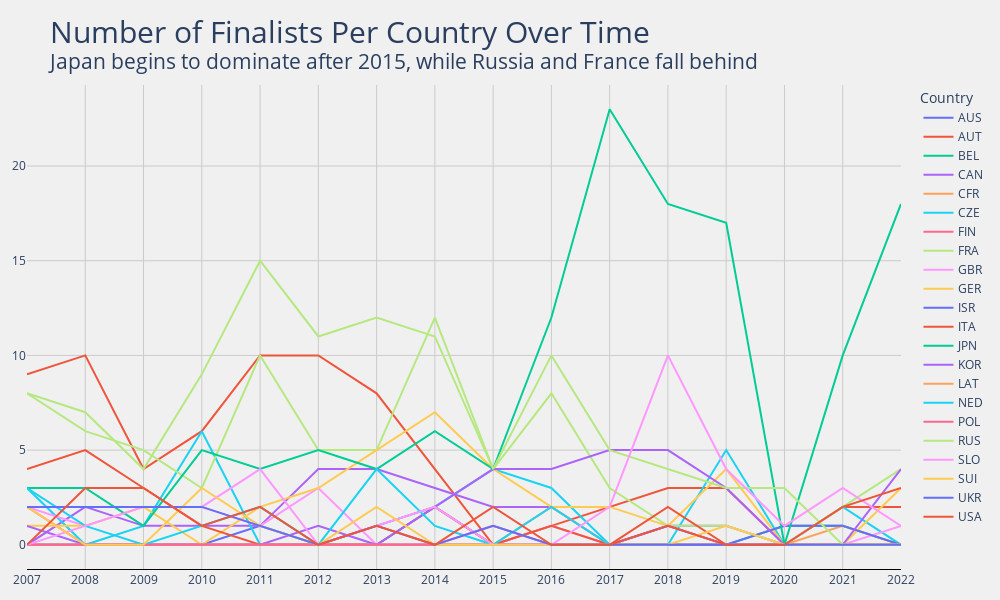

Notebook code cell kept with this figure:
### Code cell
fig = px.line(country_perf,
              width=1000,
              height=600)
fig.update_layout(
    title = dict(text=title, font=dict(size=30)),
    plot_bgcolor = '#f0f0f0',
    paper_bgcolor = '#f0f0f0',
    yaxis_title = None,
    xaxis_title = None,
    margin=dict(l=25, r=25, t=85, b=25)
)
fig.update_xaxes(
    showline=True,
    linecolor='black',
    gridcolor='#cbcbcb'
)
fig.update_yaxes(
    showticklabels=True,
    gridcolor='#cbcbcb'
)

### Figure 1 — Plotly figure (JSON) as saved in the notebook; plotly's stock layout.template omitted (floating-point values rounded to 4 significant figures)
{"data": [{"hovertemplate": "Country=AUS<br>Year=%{x}<br>value=%{y}<extra></extra>", "legendgroup": "AUS", "line": {"color": "#636efa", "dash": "solid"}, "marker": {"symbol": "circle"}, "mode": "lines", "name": "AUS", "orientation": "v", "showlegend": true, "type": "scatter", "x": ["2007", "2008", "2009", "2010", "2011", "2012", "2013", "2014", "2015", "2016", "2017", "2018", "2019", "2020", "2021", "2022"], "xaxis": "x", "y": [0, 0, 0, 0, 1, 0, 1, 2, 0, 0, 0, 0, 0, 0, 0, 0], "yaxis": "y"}, {"hovertemplate": "Country=AUT<br>Year=%{x}<br>value=%{y}<extra></extra>", "legendgroup": "AUT", "line": {"color": "#EF553B", "dash": "solid"}, "marker": {"symbol": "circle"}, "mode": "lines", "name": "AUT", "orientation": "v", "showlegend": true, "type": "scatter", "x": ["2007", "2008", "2009", "2010", "2011", "2012", "2013", "2014", "2015", "2016", "2017", "2018", "2019", "2020", "2021", "2022"], "xaxis": "x", "y": [9, 10, 4, 6, 10, 10, 8, 4, 0, 1, 2, 3, 3, 0, 2, 2], "yaxis": "y"}, {"hovertemplate": "Country=BEL<br>Year=%{x}<br>value=%{y}<extra></extra>", "legendgroup": "BEL", "line": {"color": "#00cc96", "dash": "solid"}, "marker": {"symbol": "circle"}, "mode": "lines", "name": "BEL", "orientation": "v", "showlegend": true, "type": "scatter", "x": ["2007", "2008", "2009", "2010", "2011", "2012", "2013", "2014", "2015", "2016", "2017", "2018", "2019", "2020", "2021", "2022"], "xaxis": "x", "y": [0, 0, 0, 0, 0, 0, 0, 0, 0, 0, 0, 0, 0, 1, 1, 0], "yaxis": "y"}, {"hovertemplate": "Country=CAN<br>Year=%{x}<br>value=%{y}<extra></extra>", "legendgroup": "CAN", "line": {"color": "#ab63fa", "dash": "solid"}, "marker": {"symbol": "circle"}, "mode": "lines", "name": "CAN", "orientation": "v", "showlegend": true, "type": "scatter", "x": ["2007", "2008", "2009", "2010", "2011", "2012", "2013", "2014", "2015", "2016", "2017", "2018", "2019", "2020", "2021", "2022"], "xaxis": "x", "y": [0, 2, 1, 1, 1, 4, 4, 3, 2, 2, 0, 1, 1, 0, 0, 0], "yaxis": "y"}, {"hovertemplate": "Country=CFR<br>Year=%{x}<br>value=%{y}<extra></extra>", "legendgroup": "CFR", "line": {"color": "#FFA15A", "dash": "solid"}, "marker": {"symbol": "circle"}, "mode": "lines", "name": "CFR", "orientation": "v", "showlegend": true, "type": "scatter", "x": ["2007", "2008", "2009", "2010", "2011", "2012", "2013", "2014", "2015", "2016", "2017", "2018", "2019", "2020", "2021", "2022"], "xaxis": "x", "y": [0, 0, 0, 0, 0, 0, 0, 0, 0, 0, 0, 0, 0, 0, 1, 0], "yaxis": "y"}, {"hovertemplate": "Country=CZE<br>Year=%{x}<br>value=%{y}<extra></extra>", "legendgroup": "CZE", "line": {"color": "#19d3f3", "dash": "solid"}, "marker": {"symbol": "circle"}, "mode": "lines", "name": "CZE", "orientation": "v", "showlegend": true, "type": "scatter", "x": ["2007", "2008", "2009", "2010", "2011", "2012", "2013", "2014", "2015", "2016", "2017", "2018", "2019", "2020", "2021", "2022"], "xaxis": "x", "y": [3, 0, 1, 6, 0, 0, 0, 2, 4, 3, 0, 0, 5, 0, 2, 0], "yaxis": "y"}, {"hovertemplate": "Country=FIN<br>Year=%{x}<br>value=%{y}<extra></extra>", "legendgroup": "FIN", "line": {"color": "#FF6692", "dash": "solid"}, "marker": {"symbol": "circle"}, "mode": "lines", "name": "FIN", "orientation": "v", "showlegend": true, "type": "scatter", "x": ["2007", "2008", "2009", "2010", "2011", "2012", "2013", "2014", "2015", "2016", "2017", "2018", "2019", "2020", "2021", "2022"], "xaxis": "x", "y": [2, 0, 0, 0, 0, 0, 0, 0, 0, 0, 0, 0, 0, 0, 0, 0], "yaxis": "y"}, {"hovertemplate": "Country=FRA<br>Year=%{x}<br>value=%{y}<extra></extra>", "legendgroup": "FRA", "line": {"color": "#B6E880", "dash": "solid"}, "marker": {"symbol": "circle"}, "mode": "lines", "name": "FRA", "orientation": "v", "showlegend": true, "type": "scatter", "x": ["2007", "2008", "2009", "2010", "2011", "2012", "2013", "2014", "2015", "2016", "2017", "2018", "2019", "2020", "2021", "2022"], "xaxis": "x", "y": [8, 6, 5, 3, 10, 5, 5, 12, 4, 8, 3, 1, 1, 0, 2, 4], "yaxis": "y"}, {"hovertemplate": "Country=GBR<br>Year=%{x}<br>value=%{y}<extra></extra>", "legendgroup": "GBR", "line": {"color": "#FF97FF", "dash": "solid"}, "marker": {"symbol": "circle"}, "mode": "lines", "name": "GBR", "orientation": "v", "showlegend": true, "type": "scatter", "x": ["2007", "2008", "2009", "2010", "2011", "2012", "2013", "2014", "2015", "2016", "2017", "2018", "2019", "2020", "2021", "2022"], "xaxis": "x", "y": [2, 1, 2, 2, 1, 3, 0, 0, 0, 1, 0, 1, 0, 0, 0, 1], "yaxis": "y"}, {"hovertemplate": "Country=GER<br>Year=%{x}<br>value=%{y}<extra></extra>", "legendgroup": "GER", "line": {"color": "#FECB52", "dash": "solid"}, "marker": {"symbol": "circle"}, "mode": "lines", "name": "GER", "orientation": "v", "showlegend": true, "type": "scatter", "x": ["2007", "2008", "2009", "2010", "2011", "2012", "2013", "2014", "2015", "2016", "2017", "2018", "2019", "2020", "2021", "2022"], "xaxis": "x", "y": [1, 1, 2, 0, 2, 3, 5, 7, 4, 2, 2, 1, 4, 0, 0, 3], "yaxis": "y"}, {"hovertemplate": "Country=ISR<br>Year=%{x}<br>value=%{y}<extra></extra>", "legendgroup": "ISR", "line": {"color": "#636efa", "dash": "solid"}, "marker": {"symbol": "circle"}, "mode": "lines", "name": "ISR", "orientation": "v", "showlegend": true, "type": "scatter", "x": ["2007", "2008", "2009", "2010", "2011", "2012", "2013", "2014", "2015", "2016", "2017", "2018", "2019", "2020", "2021", "2022"], "xaxis": "x", "y": [0, 0, 0, 0, 0, 0, 0, 0, 0, 0, 0, 1, 0, 1, 1, 0], "yaxis": "y"}, {"hovertemplate": "Country=ITA<br>Year=%{x}<br>value=%{y}<extra></extra>", "legendgroup": "ITA", "line": {"color": "#EF553B", "dash": "solid"}, "marker": {"symbol": "circle"}, "mode": "lines", "name": "ITA", "orientation": "v", "showlegend": true, "type": "scatter", "x": ["2007", "2008", "2009", "2010", "2011", "2012", "2013", "2014", "2015", "2016", "2017", "2018", "2019", "2020", "2021", "2022"], "xaxis": "x", "y": [4, 5, 3, 1, 0, 0, 0, 2, 0, 1, 0, 2, 0, 0, 0, 0], "yaxis": "y"}, {"hovertemplate": "Country=JPN<br>Year=%{x}<br>value=%{y}<extra></extra>", "legendgroup": "JPN", "line": {"color": "#00cc96", "dash": "solid"}, "marker": {"symbol": "circle"}, "mode": "lines", "name": "JPN", "orientation": "v", "showlegend": true, "type": "scatter", "x": ["2007", "2008", "2009", "2010", "2011", "2012", "2013", "2014", "2015", "2016", "2017", "2018", "2019", "2020", "2021", "2022"], "xaxis": "x", "y": [3, 3, 1, 5, 4, 5, 4, 6, 4, 12, 23, 18, 17, 0, 10, 18], "yaxis": "y"}, {"hovertemplate": "Country=KOR<br>Year=%{x}<br>value=%{y}<extra></extra>", "legendgroup": "KOR", "line": {"color": "#ab63fa", "dash": "solid"}, "marker": {"symbol": "circle"}, "mode": "lines", "name": "KOR", "orientation": "v", "showlegend": true, "type": "scatter", "x": ["2007", "2008", "2009", "2010", "2011", "2012", "2013", "2014", "2015", "2016", "2017", "2018", "2019", "2020", "2021", "2022"], "xaxis": "x", "y": [1, 0, 0, 0, 0, 1, 0, 2, 4, 4, 5, 5, 3, 0, 0, 4], "yaxis": "y"}, {"hovertemplate": "Country=LAT<br>Year=%{x}<br>value=%{y}<extra></extra>", "legendgroup": "LAT", "line": {"color": "#FFA15A", "dash": "solid"}, "marker": {"symbol": "circle"}, "mode": "lines", "name": "LAT", "orientation": "v", "showlegend": true, "type": "scatter", "x": ["2007", "2008", "2009", "2010", "2011", "2012", "2013", "2014", "2015", "2016", "2017", "2018", "2019", "2020", "2021", "2022"], "xaxis": "x", "y": [0, 0, 0, 0, 0, 0, 0, 0, 0, 2, 0, 0, 0, 0, 0, 0], "yaxis": "y"}, {"hovertemplate": "Country=NED<br>Year=%{x}<br>value=%{y}<extra></extra>", "legendgroup": "NED", "line": {"color": "#19d3f3", "dash": "solid"}, "marker": {"symbol": "circle"}, "mode": "lines", "name": "NED", "orientation": "v", "showlegend": true, "type": "scatter", "x": ["2007", "2008", "2009", "2010", "2011", "2012", "2013", "2014", "2015", "2016", "2017", "2018", "2019", "2020", "2021", "2022"], "xaxis": "x", "y": [3, 1, 0, 1, 2, 0, 4, 1, 0, 2, 0, 0, 0, 0, 0, 0], "yaxis": "y"}, {"hovertemplate": "Country=POL<br>Year=%{x}<br>value=%{y}<extra></extra>", "legendgroup": "POL", "line": {"color": "#FF6692", "dash": "solid"}, "marker": {"symbol": "circle"}, "mode": "lines", "name": "POL", "orientation": "v", "showlegend": true, "type": "scatter", "x": ["2007", "2008", "2009", "2010", "2011", "2012", "2013", "2014", "2015", "2016", "2017", "2018", "2019", "2020", "2021", "2022"], "xaxis": "x", "y": [0, 0, 0, 0, 0, 0, 0, 0, 1, 0, 0, 0, 0, 0, 0, 0], "yaxis": "y"}, {"hovertemplate": "Country=RUS<br>Year=%{x}<br>value=%{y}<extra></extra>", "legendgroup": "RUS", "line": {"color": "#B6E880", "dash": "solid"}, "marker": {"symbol": "circle"}, "mode": "lines", "name": "RUS", "orientation": "v", "showlegend": true, "type": "scatter", "x": ["2007", "2008", "2009", "2010", "2011", "2012", "2013", "2014", "2015", "2016", "2017", "2018", "2019", "2020", "2021", "2022"], "xaxis": "x", "y": [8, 7, 4, 9, 15, 11, 12, 11, 4, 10, 5, 4, 3, 3, 0, 0], "yaxis": "y"}, {"hovertemplate": "Country=SLO<br>Year=%{x}<br>value=%{y}<extra></extra>", "legendgroup": "SLO", "line": {"color": "#FF97FF", "dash": "solid"}, "marker": {"symbol": "circle"}, "mode": "lines", "name": "SLO", "orientation": "v", "showlegend": true, "type": "scatter", "x": ["2007", "2008", "2009", "2010", "2011", "2012", "2013", "2014", "2015", "2016", "2017", "2018", "2019", "2020", "2021", "2022"], "xaxis": "x", "y": [0, 1, 2, 2, 4, 0, 1, 2, 0, 0, 2, 10, 4, 1, 3, 1], "yaxis": "y"}, {"hovertemplate": "Country=SUI<br>Year=%{x}<br>value=%{y}<extra></extra>", "legendgroup": "SUI", "line": {"color": "#FECB52", "dash": "solid"}, "marker": {"symbol": "circle"}, "mode": "lines", "name": "SUI", "orientation": "v", "showlegend": true, "type": "scatter", "x": ["2007", "2008", "2009", "2010", "2011", "2012", "2013", "2014", "2015", "2016", "2017", "2018", "2019", "2020", "2021", "2022"], "xaxis": "x", "y": [2, 0, 0, 3, 1, 0, 2, 0, 0, 0, 0, 0, 1, 0, 0, 0], "yaxis": "y"}, {"hovertemplate": "Country=UKR<br>Year=%{x}<br>value=%{y}<extra></extra>", "legendgroup": "UKR", "line": {"color": "#636efa", "dash": "solid"}, "marker": {"symbol": "circle"}, "mode": "lines", "name": "UKR", "orientation": "v", "showlegend": true, "type": "scatter", "x": ["2007", "2008", "2009", "2010", "2011", "2012", "2013", "2014", "2015", "2016", "2017", "2018", "2019", "2020", "2021", "2022"], "xaxis": "x", "y": [2, 2, 2, 2, 1, 0, 1, 0, 1, 0, 0, 0, 0, 0, 0, 0], "yaxis": "y"}, {"hovertemplate": "Country=USA<br>Year=%{x}<br>value=%{y}<extra></extra>", "legendgroup": "USA", "line": {"color": "#EF553B", "dash": "solid"}, "marker": {"symbol": "circle"}, "mode": "lines", "name": "USA", "orientation": "v", "showlegend": true, "type": "scatter", "x": ["2007", "2008", "2009", "2010", "2011", "2012", "2013", "2014", "2015", "2016", "2017", "2018", "2019", "2020", "2021", "2022"], "xaxis": "x", "y": [0, 3, 3, 1, 2, 0, 1, 0, 2, 0, 0, 1, 0, 0, 2, 3], "yaxis": "y"}], "layout": {"height": 600, "legend": {"title": {"text": "Country"}, "tracegroupgap": 0}, "margin": {"b": 25, "l": 25, "r": 25, "t": 85}, "paper_bgcolor": "#f0f0f0", "plot_bgcolor": "#f0f0f0", "title": {"font": {"size": 30}, "text": "Number of Finalists Per Country Over Time <br><sup>Japan begins to dominate after 2015, while Russia and France fall behind"}, "width": 1000, "xaxis": {"anchor": "y", "autorange": true, "domain": [0, 1], "gridcolor": "#cbcbcb", "linecolor": "black", "range": [0, 15], "showline": true, "title": {}, "type": "category"}, "yaxis": {"anchor": "x", "autorange": true, "domain": [0, 1], "gridcolor": "#cbcbcb", "range": [-1.278, 24.28], "showticklabels": true, "title": {}, "type": "linear"}}}
